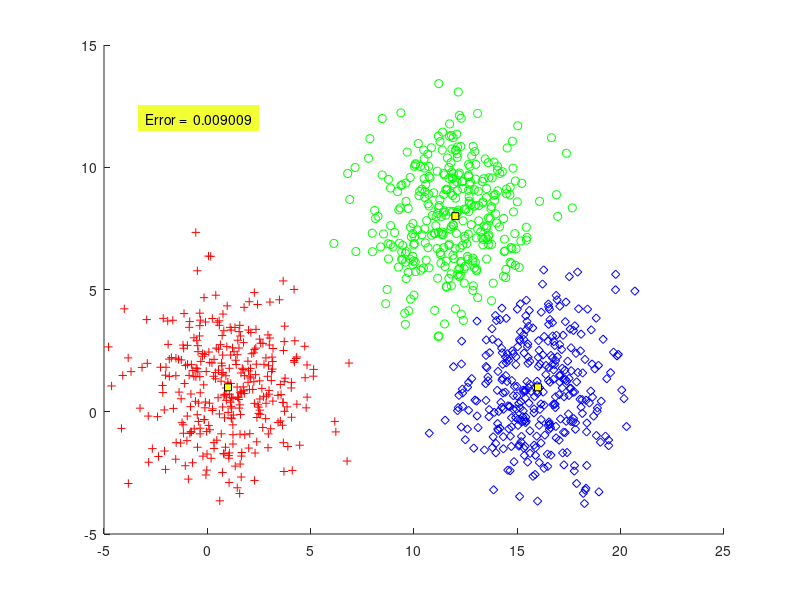

This chart was generated by the following MATLAB code:
function Pe=P2_2_Bayes()

N=1000;
m=[1 12 16;1 8 1];
S(:,:,1)=4*eye(2);
S(:,:,2)= 4*eye(2);
S(:,:,3)=4*eye(2);
P=[1/3 1/3 1/3 ];
%% (A)
X=[];
y=[];
[l,c]=size(m);
for j=1:c
% Generating the [p(j)*N)] vectors from each distribution
temp=mvnrnd(m(:,j),S(:,:,j),fix(P(j)*N));
% The total number of points may be slightly less than N
% due to the fix operator
X=[X ;temp];
y=[y ones(1,fix(P(j)*N))*j];
end

%% B
% l=dimensionality, c=no. of classes
[l,N]=size(X'); % N=no. of vectors
for i=1:N
for j=1:c
 t(j)=P(j)*comp_gauss_dens_val(m(:,j),...
S(:,:,j),X(i,:));
end
% Determining the maximum quantity Pi*p(x|wi)
 [num,z(i)]=max(t(:));
end
plot_data(X,z,m);
%% C
Pe=compute_error(y,z);
xx=axis;

text(xx(1)+2,xx(4)-3,...
['Error =  ' num2str(Pe,4)],...
'HorizontalAlignment','left',... 
 'BackgroundColor',[.95 1 0.2],...
 'Margin',5);
end
%%
function clas_error=compute_error(y,y_est)
[q,N]=size(y); % N= no. of vectors
c=max(y); % Determining the number of classes
clas_error=0; % Counting the misclassified vectors
for i=1:N
if(y(i) ~= y_est(i))
clas_error=clas_error+1;
end
end
% Computing the classification error
clas_error =clas_error/N;
end
%%
function z=comp_gauss_dens_val(m,S,x)
[l,q]=size(m); % l=dimensionality
z=(1/((2*pi)^ (l/2)*det(S)^ 0.5) )...
*exp(-0.5*(x'-m)'*inv(S)*(x'-m));
end

%% 
function plot_data(X,y,m)
[l,N]=size(X'); % N=no. of data vectors, l=dimensionality
[l,c]=size(m); % c=no. of classes
if(l ~=2)
fprintf('NO PLOT CAN BE GENERATED\n')
return
end
pale=['r+'; 'go'; 'bd'];
figure(2)
% Plot of the data vectors
hold on

for k=1:N
plot(X(k,1),X(k,2),pale(y(k),:))
end
% Plot of the class means
for j=1:c
plot(m(1,j),m(2,j),'--ks',...
                'MarkerFaceColor','y',...
                'MarkerSize',5)
end
end
